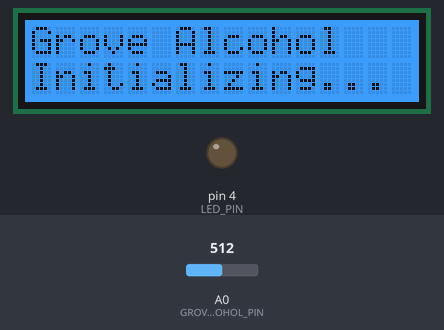
A sketch run on a simulated Arduino Uno, built with avr-gcc and run on an emulated ATmega328P. Shown: 16×2 character LCD, output pins drawn as LEDs (lit = HIGH). The test bench sets the inputs (shaded band); at power-on: A0 (GROVE_ALCOHOL_PIN) = 512. What the sketch prints to the serial monitor is not drawn.

Above: at 0.9 s.
At 4.0 s:
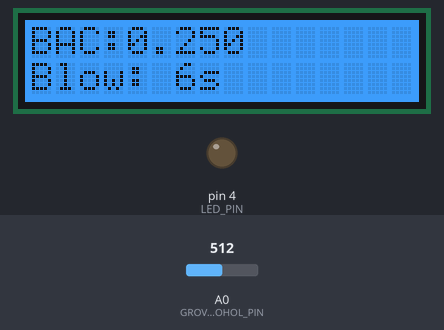
4.1 s: A0 (GROVE_ALCOHOL_PIN) set to 716
At 8.1 s:
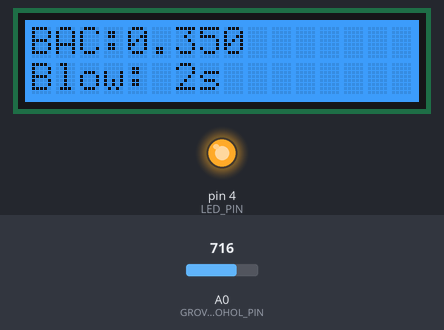
8.2 s: A0 (GROVE_ALCOHOL_PIN) set to 900
At 10.9 s:
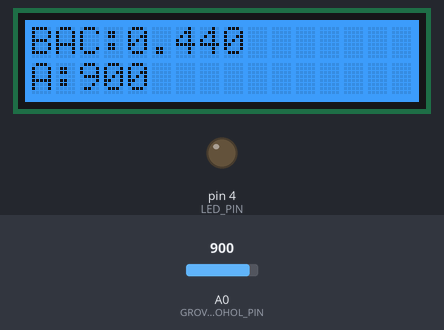
11.5 s: A0 (GROVE_ALCOHOL_PIN) set to 1023
At 12.7 s:
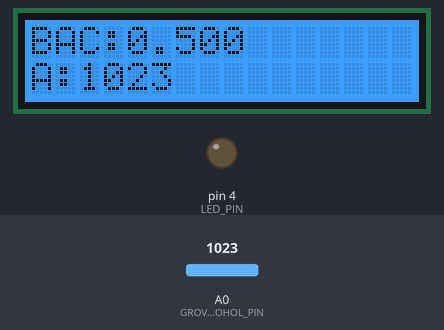
Timing chart, 0 to 14.5 s (numbered marks = the images above; inputs shaded):
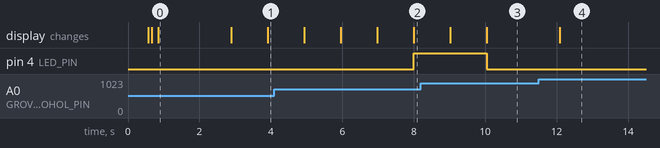

The sketch:

arduino_button_sketch.ino
```cpp
// Auto Uber API - Grove Alcohol Sensor sketch with LCD display
// Reads analog values from a Grove Alcohol Sensor (A0), estimates a crude BAC
// value (demo only), prints standardized lines to serial ("BAC:<value>") and
// displays the current BAC on a Grove RGB LCD. When BAC crosses the threshold
// it also emits a "START" line and lights an LED for 7 seconds so the PC
// listener can trigger the API and the user sees a visual indication.

#include <Wire.h>
#include "rgb_lcd.h"

const int GROVE_ALCOHOL_PIN = A0;        // analog input (Grove Alcohol Sensor)
const int LED_PIN = 4;         // LED to indicate high BAC
const float BAC_THRESHOLD = 0.08; // threshold to signal START

const unsigned long SAMPLE_INTERVAL_MS = 1000;
const unsigned long LED_DURATION_MS = 7000; // light LED for 7 seconds

rgb_lcd lcd;

const int colorR = 255;
const int colorG = 0;
const int colorB = 0;

bool was_above = false;            // track rising edge to send START once
unsigned long led_on_until = 0;    // millis() timestamp when LED should turn off

void setup() {
  Serial.begin(9600);
  pinMode(LED_PIN, OUTPUT);
  digitalWrite(LED_PIN, LOW);

  // Initialize the Grove RGB LCD (16x2)
  // Add a small delay before initializing I2C devices
  delay(500);

  lcd.begin(16, 2);
  delay(100);

  // Set backlight color (R, G, B)
  lcd.setRGB(0, 128, 255);  // Light blue
  delay(100);

  lcd.clear();
  delay(50);

  lcd.setCursor(0, 0);
  lcd.print("Grove Alcohol");
  lcd.setCursor(0, 1);
  lcd.print("Initializing...");

  delay(2000);  // Show initialization message for 2 seconds
  lcd.clear();

  Serial.println("Grove Alcohol monitor ready");
}

// crude mapping from analog value to BAC for demo purposes only.
// The Grove Alcohol Sensor behaves differently from the MQ-3; use the
// `bac_calibration.json` file (with `scale` and `offset`) to provide a
// proper conversion for accurate readings. The default mapping below is
// legacy/demo-only and may not reflect real BAC values.
float estimate_bac(int analogValue) {
  // Default legacy mapping: map analog 0..1023 to 0..0.5 (demo only)
  float mapped = (float)analogValue * (0.5 / 1023.0);
  return mapped;
}

void show_on_lcd(float bac, int analogValue) {
  // Clear the entire display once per update
  lcd.clear();

  // First row: BAC value (format: "BAC:0.082")
  lcd.setCursor(0, 0);
  lcd.print("BAC:");
  if (bac < 0.1) lcd.print("0");  // padding for single digit
  lcd.print(bac, 3);

  // Second row: countdown timer or analog reading
  lcd.setCursor(0, 1);
  if (millis() < led_on_until) {
    // Show countdown during active window
    unsigned long time_remaining_ms = led_on_until - millis();
    unsigned long seconds_remaining = (time_remaining_ms + 999) / 1000; // round up
    if (seconds_remaining > 9) seconds_remaining = 9;  // cap at 9 for display
    lcd.print("Blow: ");
    lcd.print(seconds_remaining);
    lcd.print("s");
  } else {
    // Show analog value when not in countdown
    lcd.print("A:");
    if (analogValue < 100) lcd.print(" ");  // padding
    if (analogValue < 10) lcd.print(" ");
    lcd.print(analogValue);
  }
}

void loop() {
  int sensorValue = analogRead(GROVE_ALCOHOL_PIN);
  float bac = estimate_bac(sensorValue);

  // Print a machine-friendly line: "BAC:0.082"
  Serial.print("BAC:");
  Serial.println(bac, 3);

  // Print human friendly info (not required by listener)
  Serial.print("Analog:"); Serial.print(sensorValue);
  Serial.print("  Voltage:"); Serial.print(sensorValue * (5.0 / 1023.0), 2);
  Serial.print(" V  Estimated BAC:"); Serial.print(bac, 3);
  Serial.println();

  // Display on LCD
  show_on_lcd(bac, sensorValue);

  // Handle threshold crossing: send START on rising edge and light LED for 7s
  if (bac >= BAC_THRESHOLD) {
    if (!was_above) {
      // rising edge
      Serial.println("START");
      was_above = true;
      led_on_until = millis() + LED_DURATION_MS;
    }

    // LED blink pattern during countdown (on for 500ms, off for 500ms)
    if (millis() < led_on_until) {
      unsigned long phase = (millis() % 1000) / 500; // 0 or 1 (500ms each)
      digitalWrite(LED_PIN, phase == 0 ? HIGH : LOW);
    }
  } else {
    was_above = false;
  }

  // Turn off LED when duration elapsed
  if (millis() >= led_on_until) {
    digitalWrite(LED_PIN, LOW);
  }

  delay(SAMPLE_INTERVAL_MS);
}
```

Measured:
- after the input at 11.5 s, the display: changes after 0.59 s (image 4)
- what the display in image 0 shows lasts 2.1 s, from 0.8 s to 2.9 s
